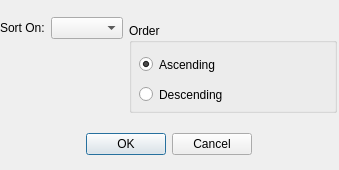
<ui version="4.0" >
 <class>SortUi</class>
 <widget class="QDialog" name="SortUi" >
  <property name="geometry" >
   <rect>
    <x>0</x>
    <y>0</y>
    <width>339</width>
    <height>170</height>
   </rect>
  </property>
  <property name="windowTitle" >
   <string>Dialog</string>
  </property>
  <widget class="QWidget" name="layoutWidget" >
   <property name="geometry" >
    <rect>
     <x>0</x>
     <y>10</y>
     <width>337</width>
     <height>154</height>
    </rect>
   </property>
   <layout class="QVBoxLayout" >
    <item>
     <layout class="QHBoxLayout" >
      <item>
       <layout class="QVBoxLayout" >
        <item>
         <layout class="QHBoxLayout" >
          <item>
           <widget class="QLabel" name="label" >
            <property name="sizePolicy" >
             <sizepolicy vsizetype="Preferred" hsizetype="Preferred" >
              <horstretch>0</horstretch>
              <verstretch>0</verstretch>
             </sizepolicy>
            </property>
            <property name="maximumSize" >
             <size>
              <width>55</width>
              <height>16777215</height>
             </size>
            </property>
            <property name="text" >
             <string>Sort On:</string>
            </property>
            <property name="buddy" >
             <cstring>column</cstring>
            </property>
           </widget>
          </item>
          <item>
           <widget class="QComboBox" name="column" />
          </item>
         </layout>
        </item>
        <item>
         <layout class="QHBoxLayout" >
          <item>
           <spacer>
            <property name="orientation" >
             <enum>Qt::Vertical</enum>
            </property>
            <property name="sizeType" >
             <enum>QSizePolicy::Fixed</enum>
            </property>
            <property name="sizeHint" >
             <size>
              <width>20</width>
              <height>81</height>
             </size>
            </property>
           </spacer>
          </item>
          <item>
           <spacer>
            <property name="orientation" >
             <enum>Qt::Horizontal</enum>
            </property>
            <property name="sizeType" >
             <enum>QSizePolicy::Minimum</enum>
            </property>
            <property name="sizeHint" >
             <size>
              <width>52</width>
              <height>20</height>
             </size>
            </property>
           </spacer>
          </item>
         </layout>
        </item>
       </layout>
      </item>
      <item>
       <widget class="QGroupBox" name="groupBox" >
        <property name="sizePolicy" >
         <sizepolicy vsizetype="Fixed" hsizetype="Expanding" >
          <horstretch>0</horstretch>
          <verstretch>0</verstretch>
         </sizepolicy>
        </property>
        <property name="minimumSize" >
         <size>
          <width>0</width>
          <height>90</height>
         </size>
        </property>
        <property name="title" >
         <string>Order</string>
        </property>
        <widget class="QRadioButton" name="Acen" >
         <property name="geometry" >
          <rect>
           <x>10</x>
           <y>30</y>
           <width>101</width>
           <height>23</height>
          </rect>
         </property>
         <property name="text" >
          <string>Ascending</string>
         </property>
         <property name="checked" >
          <bool>true</bool>
         </property>
        </widget>
        <widget class="QRadioButton" name="desc" >
         <property name="geometry" >
          <rect>
           <x>10</x>
           <y>60</y>
           <width>101</width>
           <height>23</height>
          </rect>
         </property>
         <property name="text" >
          <string>Descending</string>
         </property>
        </widget>
       </widget>
      </item>
     </layout>
    </item>
    <item>
     <layout class="QHBoxLayout" >
      <item>
       <spacer>
        <property name="orientation" >
         <enum>Qt::Horizontal</enum>
        </property>
        <property name="sizeHint" >
         <size>
          <width>81</width>
          <height>20</height>
         </size>
        </property>
       </spacer>
      </item>
      <item>
       <widget class="QDialogButtonBox" name="buttonBox" >
        <property name="orientation" >
         <enum>Qt::Horizontal</enum>
        </property>
        <property name="standardButtons" >
         <set>QDialogButtonBox::Cancel|QDialogButtonBox::NoButton|QDialogButtonBox::Ok</set>
        </property>
       </widget>
      </item>
      <item>
       <spacer>
        <property name="orientation" >
         <enum>Qt::Horizontal</enum>
        </property>
        <property name="sizeHint" >
         <size>
          <width>71</width>
          <height>20</height>
         </size>
        </property>
       </spacer>
      </item>
     </layout>
    </item>
   </layout>
  </widget>
 </widget>
 <tabstops>
  <tabstop>column</tabstop>
  <tabstop>Acen</tabstop>
  <tabstop>desc</tabstop>
  <tabstop>buttonBox</tabstop>
 </tabstops>
 <resources/>
 <connections>
  <connection>
   <sender>buttonBox</sender>
   <signal>accepted()</signal>
   <receiver>SortUi</receiver>
   <slot>accept()</slot>
   <hints>
    <hint type="sourcelabel" >
     <x>138</x>
     <y>124</y>
    </hint>
    <hint type="destinationlabel" >
     <x>157</x>
     <y>154</y>
    </hint>
   </hints>
  </connection>
  <connection>
   <sender>buttonBox</sender>
   <signal>rejected()</signal>
   <receiver>SortUi</receiver>
   <slot>reject()</slot>
   <hints>
    <hint type="sourcelabel" >
     <x>206</x>
     <y>130</y>
    </hint>
    <hint type="destinationlabel" >
     <x>286</x>
     <y>154</y>
    </hint>
   </hints>
  </connection>
 </connections>
</ui>
